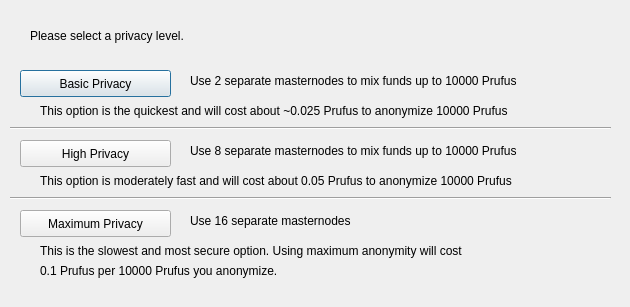
<?xml version="1.0" encoding="UTF-8"?>
<ui version="4.0">
 <class>ObfuscationConfig</class>
 <widget class="QDialog" name="ObfuscationConfig">
  <property name="geometry">
   <rect>
    <x>0</x>
    <y>0</y>
    <width>630</width>
    <height>307</height>
   </rect>
  </property>
  <property name="windowTitle">
   <string>Configure Obfuscation</string>
  </property>
  <widget class="QPushButton" name="buttonBasic">
   <property name="geometry">
    <rect>
     <x>20</x>
     <y>70</y>
     <width>151</width>
     <height>27</height>
    </rect>
   </property>
   <property name="text">
    <string>Basic Privacy</string>
   </property>
  </widget>
  <widget class="QPushButton" name="buttonHigh">
   <property name="geometry">
    <rect>
     <x>20</x>
     <y>140</y>
     <width>151</width>
     <height>27</height>
    </rect>
   </property>
   <property name="text">
    <string>High Privacy</string>
   </property>
  </widget>
  <widget class="QPushButton" name="buttonMax">
   <property name="geometry">
    <rect>
     <x>20</x>
     <y>210</y>
     <width>151</width>
     <height>27</height>
    </rect>
   </property>
   <property name="text">
    <string>Maximum Privacy</string>
   </property>
  </widget>
  <widget class="QLabel" name="label">
   <property name="geometry">
    <rect>
     <x>30</x>
     <y>20</y>
     <width>571</width>
     <height>31</height>
    </rect>
   </property>
   <property name="text">
    <string>Please select a privacy level.</string>
   </property>
  </widget>
  <widget class="QLabel" name="label_2">
   <property name="geometry">
    <rect>
     <x>190</x>
     <y>70</y>
     <width>421</width>
     <height>21</height>
    </rect>
   </property>
   <property name="text">
    <string>Use 2 separate masternodes to mix funds up to 10000 Prufus</string>
   </property>
  </widget>
  <widget class="QLabel" name="label_3">
   <property name="geometry">
    <rect>
     <x>190</x>
     <y>140</y>
     <width>411</width>
     <height>21</height>
    </rect>
   </property>
   <property name="text">
    <string>Use 8 separate masternodes to mix funds up to 10000 Prufus</string>
   </property>
  </widget>
  <widget class="QLabel" name="label_4">
   <property name="geometry">
    <rect>
     <x>190</x>
     <y>210</y>
     <width>421</width>
     <height>21</height>
    </rect>
   </property>
   <property name="text">
    <string>Use 16 separate masternodes</string>
   </property>
  </widget>
  <widget class="QLabel" name="label_6">
   <property name="geometry">
    <rect>
     <x>40</x>
     <y>100</y>
     <width>561</width>
     <height>21</height>
    </rect>
   </property>
   <property name="text">
    <string>This option is the quickest and will cost about ~0.025 Prufus to anonymize 10000 Prufus</string>
   </property>
  </widget>
  <widget class="QLabel" name="label_7">
   <property name="geometry">
    <rect>
     <x>40</x>
     <y>170</y>
     <width>561</width>
     <height>21</height>
    </rect>
   </property>
   <property name="text">
    <string>This option is moderately fast and will cost about 0.05 Prufus to anonymize 10000 Prufus</string>
   </property>
  </widget>
  <widget class="QLabel" name="label_8">
   <property name="geometry">
    <rect>
     <x>40</x>
     <y>240</y>
     <width>561</width>
     <height>21</height>
    </rect>
   </property>
   <property name="text">
    <string>This is the slowest and most secure option. Using maximum anonymity will cost</string>
   </property>
  </widget>
  <widget class="QLabel" name="label_9">
   <property name="geometry">
    <rect>
     <x>40</x>
     <y>260</y>
     <width>561</width>
     <height>21</height>
    </rect>
   </property>
   <property name="text">
    <string>0.1 Prufus per 10000 Prufus you anonymize.</string>
   </property>
  </widget>
  <widget class="Line" name="line">
   <property name="geometry">
    <rect>
     <x>10</x>
     <y>120</y>
     <width>601</width>
     <height>16</height>
    </rect>
   </property>
   <property name="orientation">
    <enum>Qt::Horizontal</enum>
   </property>
  </widget>
  <widget class="Line" name="line_2">
   <property name="geometry">
    <rect>
     <x>10</x>
     <y>190</y>
     <width>601</width>
     <height>16</height>
    </rect>
   </property>
   <property name="orientation">
    <enum>Qt::Horizontal</enum>
   </property>
  </widget>
 </widget>
 <resources/>
 <connections/>
</ui>
